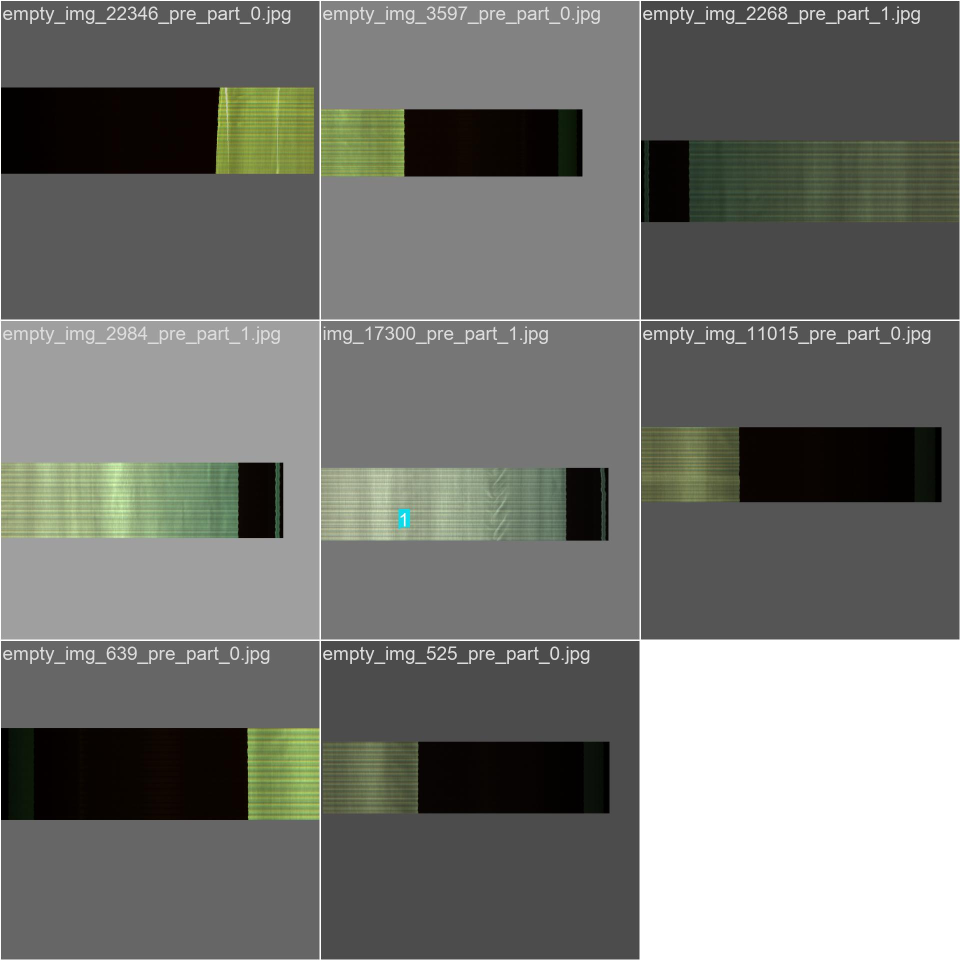
#> input picture logs/baseline_1280_20261003_075057/train_batch0.jpg, 1920 x 1920 px (shown at 1/2 size)
$ python -i stage15_resolution_audit.py   (imports and definitions only)   (older library calls are emulated)
#> lines starting #> are read from the running program, lines starting #| are printed output that depends on the picture
#!/usr/bin/env python3
"""Frozen original-vs-down/up sampled ROI information audit for Stage15."""
from __future__ import annotations
import argparse, json
from pathlib import Path
import cv2, numpy as np, pandas as pd
from skimage.metrics import structural_similarity
from chapter4_detection.scripts.slicing import yolo_to_xyxy

def responses(gray: np.ndarray) -> dict[str,float]:
    f=gray.astype(np.float32)
    gx=cv2.Sobel(f,cv2.CV_32F,1,0,ksize=3);gy=cv2.Sobel(f,cv2.CV_32F,0,1,ksize=3)
    lap=cv2.Laplacian(f,cv2.CV_32F,ksize=3)
    mag=np.hypot(gx,gy)
    return {'gradient_mean':float(mag.mean()),'gradient_peak':float(np.quantile(mag,.95)),
            'horizontal_edge_mean':float(np.abs(gx).mean()),'vertical_edge_mean':float(np.abs(gy).mean()),
            'laplacian_abs_mean':float(np.abs(lap).mean()),'intensity_std':float(f.std())}

def crop_box(cx,cy,w,h,W,H):
    w=min(int(w),W);h=min(int(h),H);x1=int(np.clip(round(cx-w/2),0,W-w));y1=int(np.clip(round(cy-h/2),0,H-h));return x1,y1,x1+w,y1+h

# [52 lines left out: functions nonoverlap_background, quality, edge_peak_shift, main, not called in this run]
# [1 line not run here, left out]

>>> import cv2
>>> picture = cv2.imread('../../logs/baseline_1280_20261003_075057/train_batch0.jpg', cv2.IMREAD_GRAYSCALE)
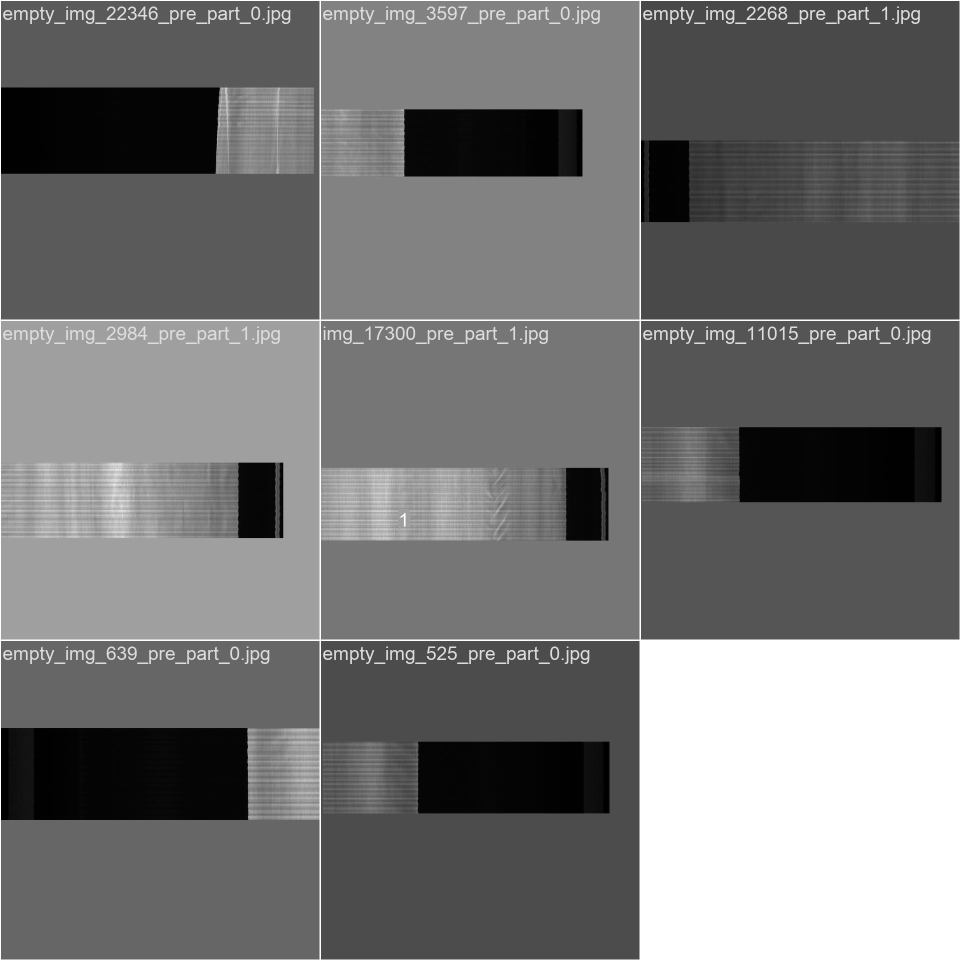
#> picture: shape (1920, 1920) (shown at 1/2 size); min 0, max 255, mean 115.5
>>> result = responses(picture)
#> in responses, `gx = cv2.Sobel(f, cv2.CV_32F, 1, 0, ksize=3)`:
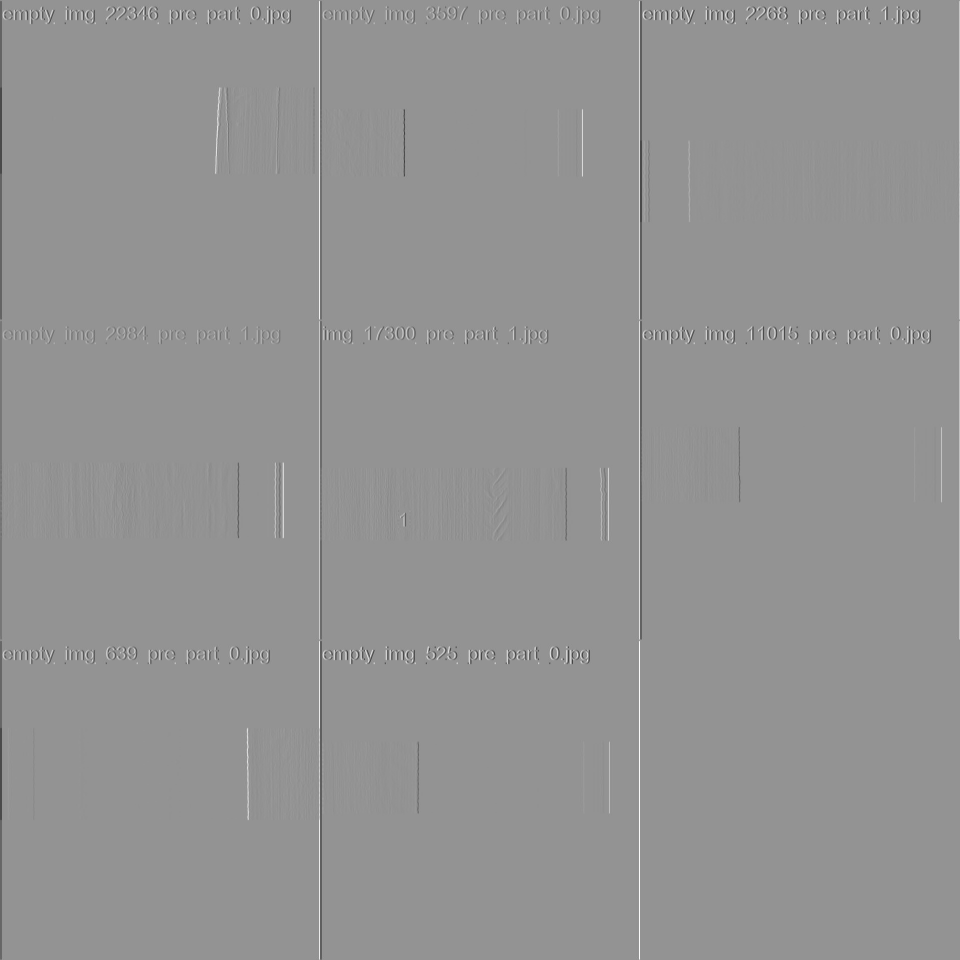
#> gx: shape (1920, 1920) float32 (shown at 1/2 size); min -1020, max 748, mean -0.2; drawn with min black and max white
#> in responses, `gy = cv2.Sobel(f, cv2.CV_32F, 0, 1, ksize=3)`:
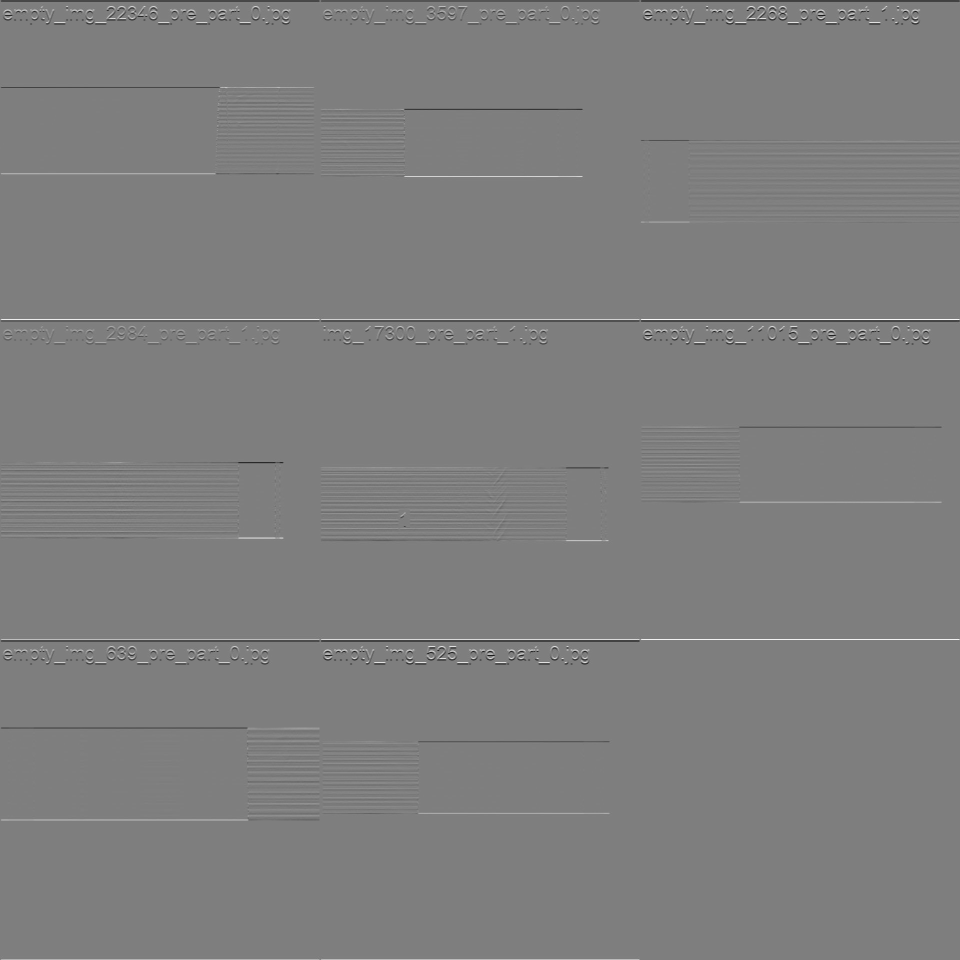
#> gy: shape (1920, 1920) float32 (shown at 1/2 size); min -753, max 761, mean -0.2; drawn with min black and max white
#> in responses, `mag=np.hypot(gx,gy)`:
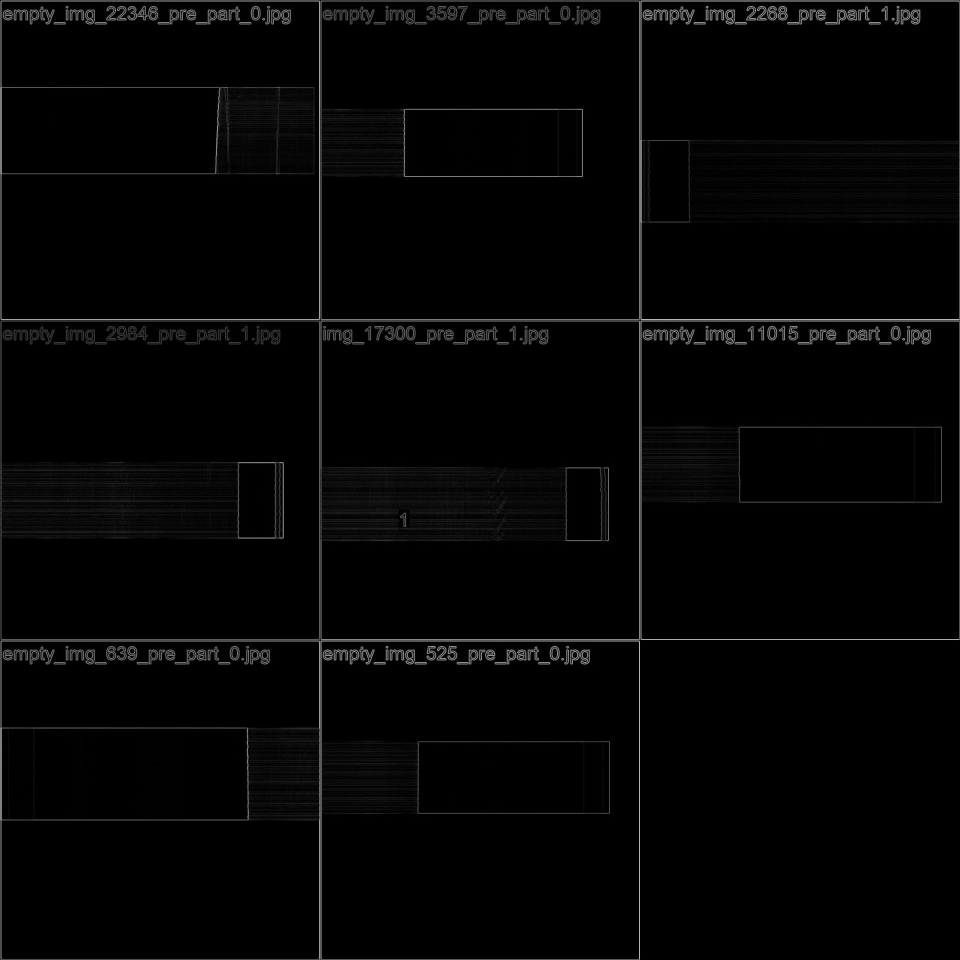
#> mag: shape (1920, 1920) float32 (shown at 1/2 size); min 0, max 1020, mean 17.8; drawn with min black and max white
#> result = {'gradient_mean': 17.84, 'gradient_peak': 63.32, 'horizontal_edge_mean': 8.7, 'vertical_edge_mean': 11.01, 'laplacian_abs_mean': 16.09, 'intensity_std': 66.26}

$ run again, on logs/baseline_1280_20261003_075057/train_batch2.jpg
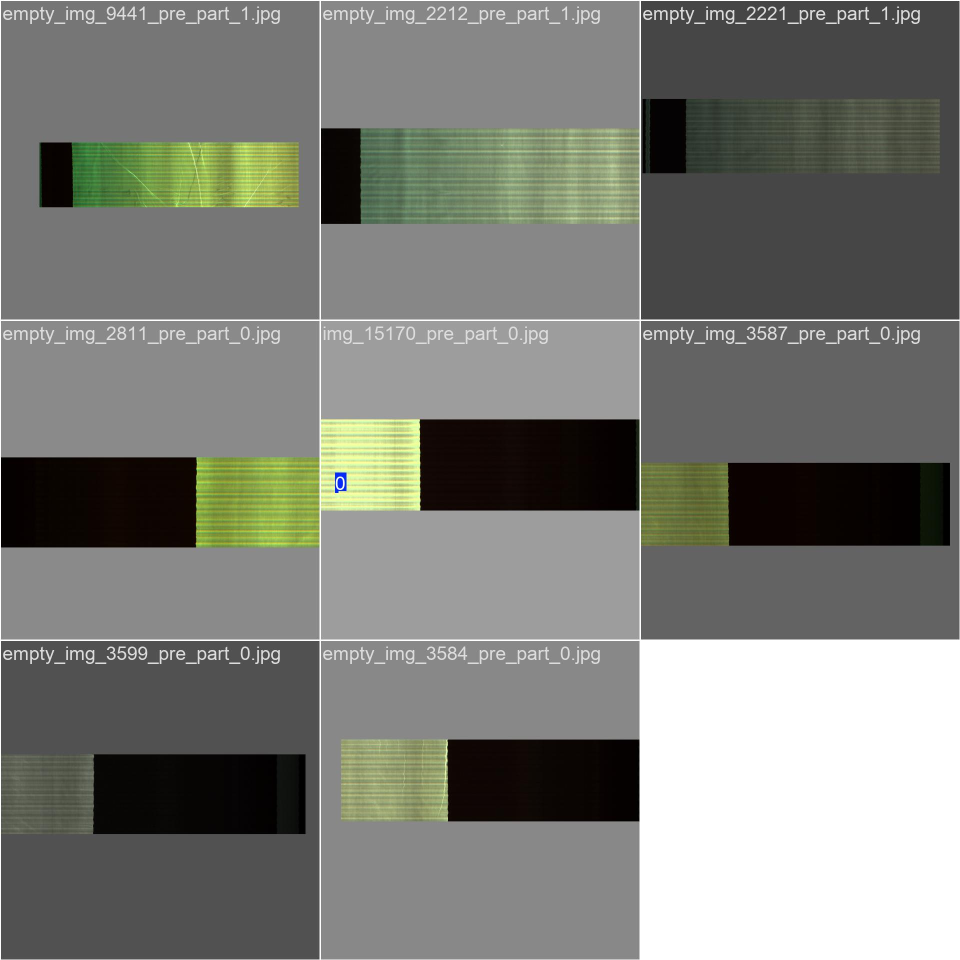
#> input picture logs/baseline_1280_20261003_075057/train_batch2.jpg, 1920 x 1920 px (shown at 1/2 size)
#> in responses, `lap=cv2.Laplacian(f,cv2.CV_32F,ksize=3)`:
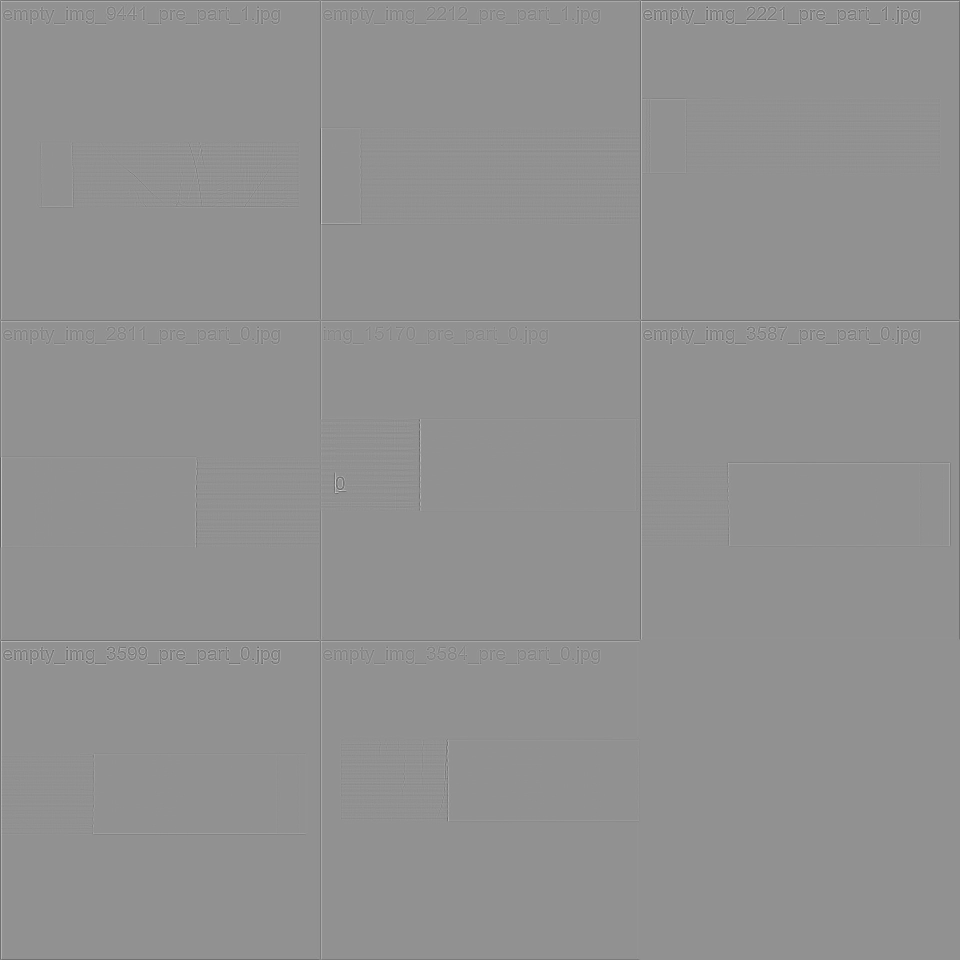
#> lap: shape (1920, 1920) float32 (shown at 1/2 size); min -1544, max 1162, mean -0.4; drawn with min black and max white
#> in responses, `mag=np.hypot(gx,gy)`:
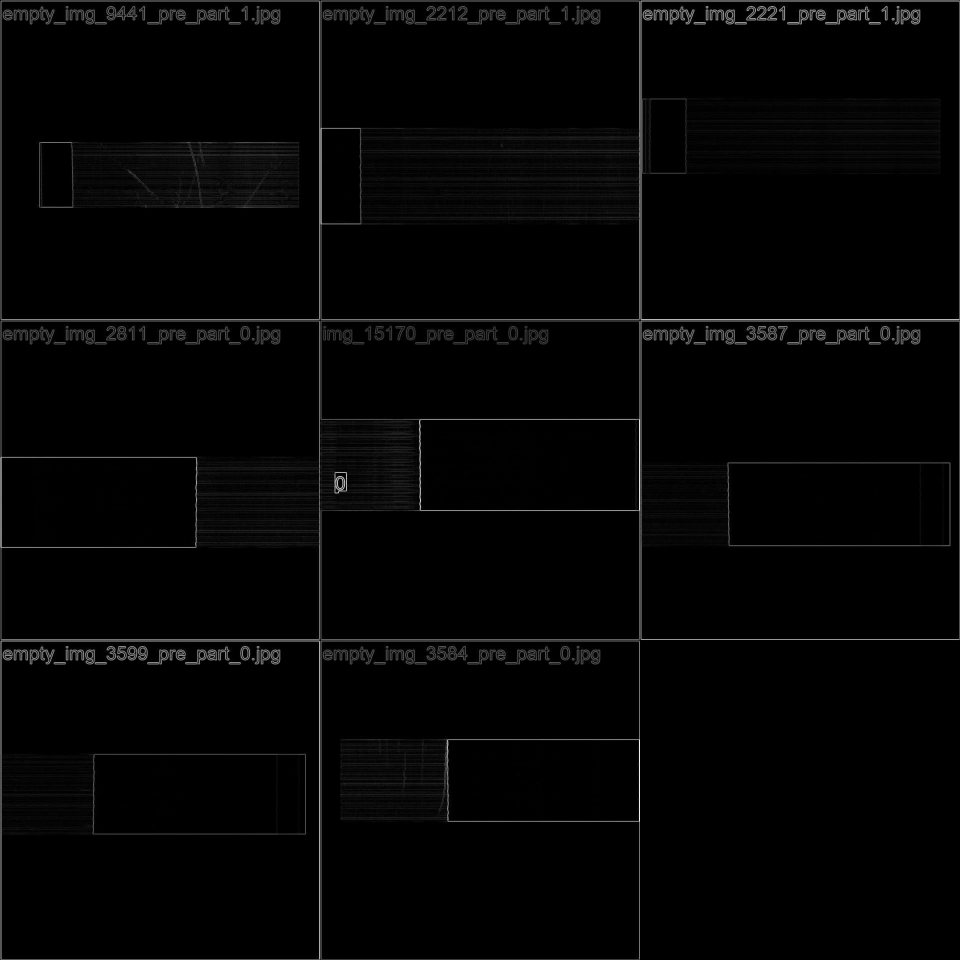
#> mag: shape (1920, 1920) float32 (shown at 1/2 size); min 0, max 1020, mean 17.6; drawn with min black and max white
#> result = {'gradient_mean': 17.57, 'gradient_peak': 65.62, 'horizontal_edge_mean': 8.21, 'vertical_edge_mean': 11.18, 'laplacian_abs_mean': 15.49, 'intensity_std': 66.28}

$ run again, on logs/baseline_1280_20261003_075057/val_batch0_pred.jpg
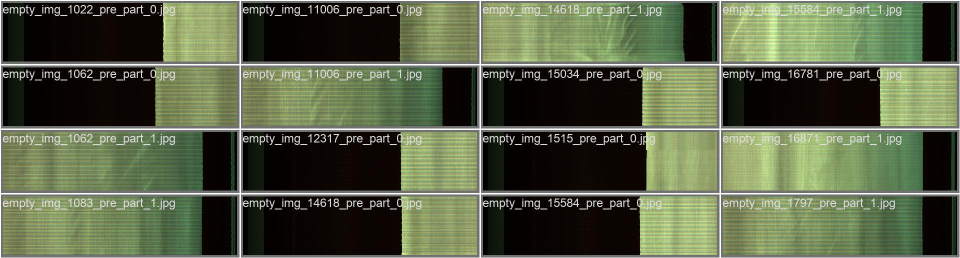
#> input picture logs/baseline_1280_20261003_075057/val_batch0_pred.jpg, 1920 x 516 px (shown at 1/2 size)
#> in responses, `lap=cv2.Laplacian(f,cv2.CV_32F,ksize=3)`:
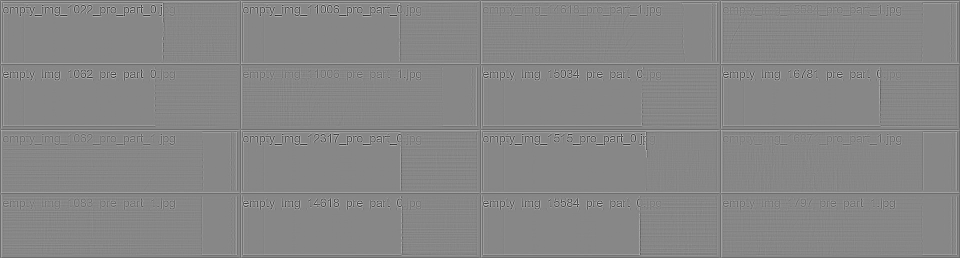
#> lap: shape (516, 1920) float32 (shown at 1/2 size); min -1492, max 1324, mean -1.4; drawn with min black and max white
#> in responses, `mag=np.hypot(gx,gy)`:
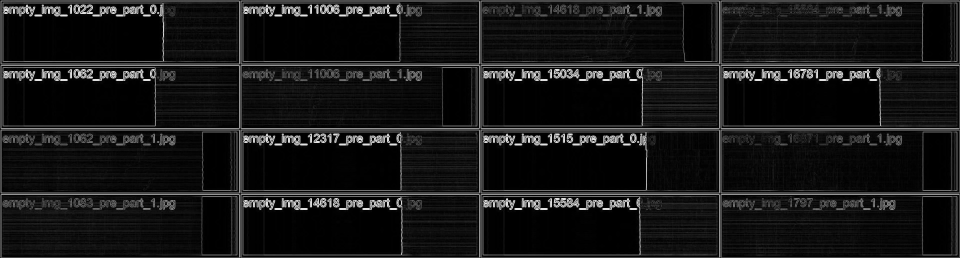
#> mag: shape (516, 1920) float32 (shown at 1/2 size); min 0, max 967.8, mean 85.8; drawn with min black and max white
#> result = {'gradient_mean': 85.76, 'gradient_peak': 562, 'horizontal_edge_mean': 36.2, 'vertical_edge_mean': 60.47, 'laplacian_abs_mean': 80.91, 'intensity_std': 73.17}

$ run again, on logs/baseline_1280_20261003_075057/val_batch1_pred.jpg
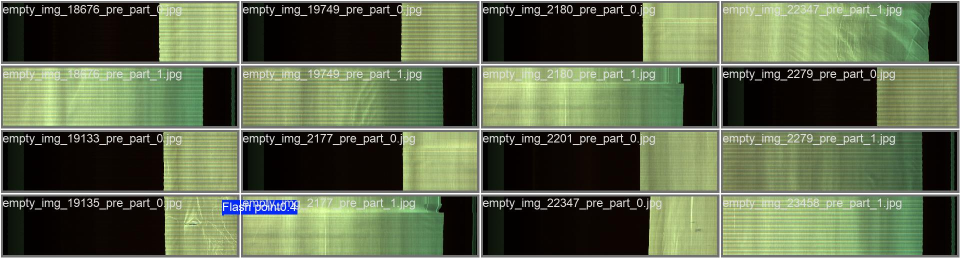
#> input picture logs/baseline_1280_20261003_075057/val_batch1_pred.jpg, 1920 x 516 px (shown at 1/2 size)
#> in responses, `lap=cv2.Laplacian(f,cv2.CV_32F,ksize=3)`:
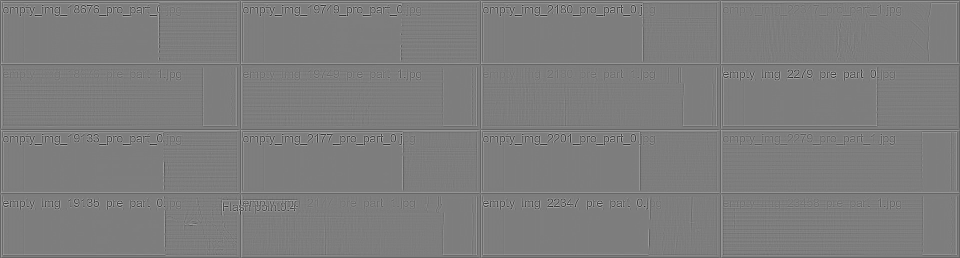
#> lap: shape (516, 1920) float32 (shown at 1/2 size); min -1494, max 1536, mean -1.4; drawn with min black and max white
#> in responses, `mag=np.hypot(gx,gy)`:
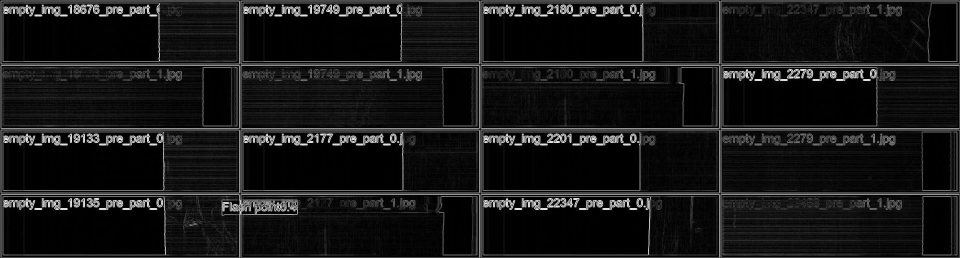
#> mag: shape (516, 1920) float32 (shown at 1/2 size); min 0, max 972.9, mean 85.8; drawn with min black and max white
#> result = {'gradient_mean': 85.81, 'gradient_peak': 564, 'horizontal_edge_mean': 36.98, 'vertical_edge_mean': 59.68, 'laplacian_abs_mean': 80.78, 'intensity_std': 77.81}
